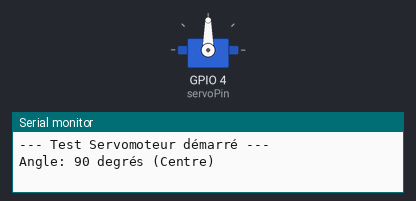
This sketch was run on a simulated ESP32. On the bench: servo, the last lines printed to the serial monitor.

Above: at 0.05 s.
At 3.0 s:
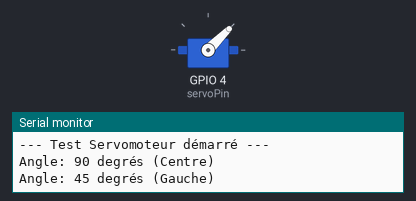
At 6.0 s:
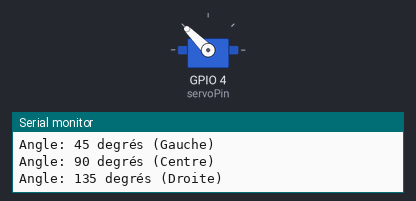
Timing chart, 0 to 7.8 s (numbered marks = the images above):
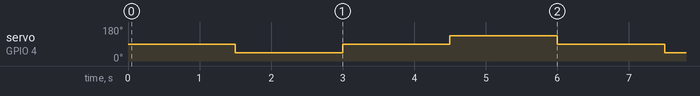

Measured:
- by itself, servo on GPIO 4 (servoPin): repeats every 6.0 s: 90° 1.5 s, 135° 1.5 s, 90° 1.5 s, 45° 1.5 s

The sketch:

test_servo.ino
```cpp
#include <ESP32Servo.h>

const int servoPin = 4;
Servo servo;

void setup() {
  Serial.begin(115200);

  // Configuration pour ESP32
  ESP32PWM::allocateTimer(1);
  servo.setPeriodHertz(50);
  servo.attach(servoPin);

  Serial.println("--- Test Servomoteur démarré ---");
}

void loop() {
  Serial.println("Angle: 90 degrés (Centre)");
  servo.write(90);
  delay(1500);

  Serial.println("Angle: 45 degrés (Gauche)");
  servo.write(45);
  delay(1500);

  Serial.println("Angle: 90 degrés (Centre)");
  servo.write(90);
  delay(1500);

  Serial.println("Angle: 135 degrés (Droite)");
  servo.write(135);
  delay(1500);
}
```
